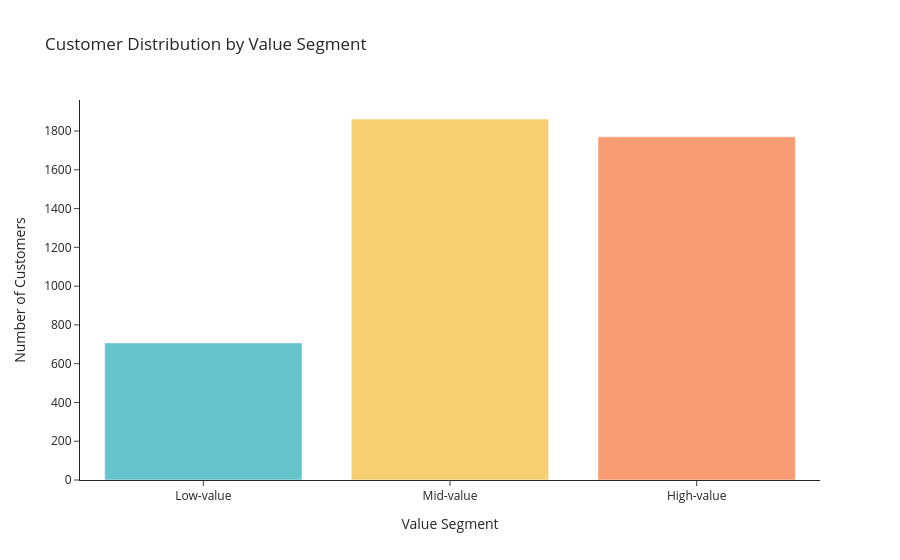

The code cell stored with this chart in its notebook:
### Code cell
fig = px.bar(
    value_segment_counts,
    x="ValueSegment",
    y="Count",
    title="Customer Distribution by Value Segment",
    labels={"ValueSegment": "Value Segment", "Count": "Number of Customers"},
    color="ValueSegment",
    category_orders={"ValueSegment": VALUE_SEGMENT_ORDER},
    color_discrete_sequence=PASTEL
)
fig.update_layout(template="simple_white", showlegend=False)
fig.show()

### Figure 1 — Plotly figure (JSON) as saved in the notebook; plotly's stock layout.template omitted (floating-point values rounded to 4 significant figures)
{"data": [{"hovertemplate": "Value Segment=%{x}<br>Number of Customers=%{y}<extra></extra>", "legendgroup": "Low-value", "marker": {"color": "rgb(102, 197, 204)", "pattern": {"shape": ""}}, "name": "Low-value", "orientation": "v", "showlegend": true, "textposition": "auto", "type": "bar", "x": ["Low-value"], "xaxis": "x", "y": [707], "yaxis": "y"}, {"hovertemplate": "Value Segment=%{x}<br>Number of Customers=%{y}<extra></extra>", "legendgroup": "Mid-value", "marker": {"color": "rgb(246, 207, 113)", "pattern": {"shape": ""}}, "name": "Mid-value", "orientation": "v", "showlegend": true, "textposition": "auto", "type": "bar", "x": ["Mid-value"], "xaxis": "x", "y": [1862], "yaxis": "y"}, {"hovertemplate": "Value Segment=%{x}<br>Number of Customers=%{y}<extra></extra>", "legendgroup": "High-value", "marker": {"color": "rgb(248, 156, 116)", "pattern": {"shape": ""}}, "name": "High-value", "orientation": "v", "showlegend": true, "textposition": "auto", "type": "bar", "x": ["High-value"], "xaxis": "x", "y": [1770], "yaxis": "y"}], "layout": {"barmode": "relative", "legend": {"title": {"text": "Value Segment"}, "tracegroupgap": 0}, "showlegend": false, "title": {"text": "Customer Distribution by Value Segment"}, "xaxis": {"anchor": "y", "categoryarray": ["Low-value", "Mid-value", "High-value"], "categoryorder": "array", "domain": [0, 1], "title": {"text": "Value Segment"}}, "yaxis": {"anchor": "x", "domain": [0, 1], "title": {"text": "Number of Customers"}}}}
